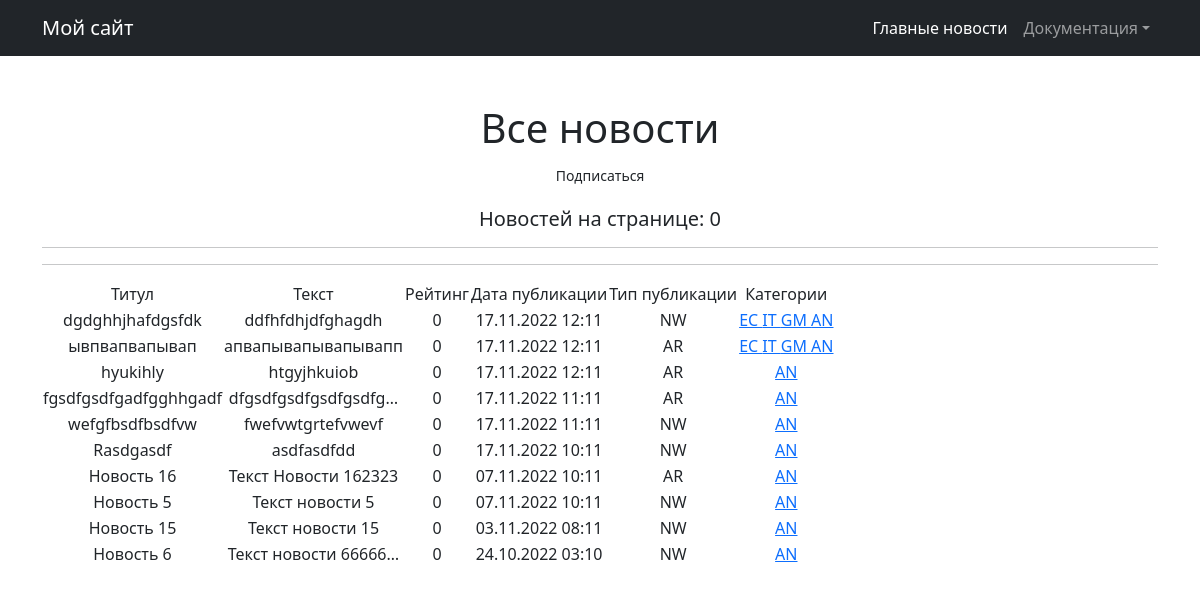
Screenshot of /news/categories/4 with the database file from the repository.
### new/models.py (models this page shows, shortened)
class Post(models.Model):
    author_post = models.ForeignKey(User, on_delete=models.CASCADE)
    NEWS = 'NW'
    ARTICLE = 'AR'
    CATEGORY_CHOICES =  (
        ( NEWS, 'НОВОСТЬ'),
        (ARTICLE, 'СТАТЬЯ')
    )
    categoryType = models.CharField(max_length=2, choices=CATEGORY_CHOICES, default=ARTICLE)
    dataCreation = models.DateTimeField(auto_now_add=True)
    postCategory = models.ManyToManyField(Category, through='PostCategory')
    title = models.CharField(max_length=128)
    text = models.TextField()
    rating = models.SmallIntegerField(default=0)

class Category(models.Model):
    name = models.CharField(max_length=64, unique=True)
    subscribers = models.ManyToManyField(User, related_name='categories')

### new/views.py (the view)
# urls.py: path('categories/<int:pk>', CategoryListView.as_view(), name='category_list'),
class CategoryListView(ListView):
    model = Post
    template_name = 'category_list.html'
    context_object_name = 'category_news_list'
    def get_queryset(self):
        self.post_category = get_object_or_404(Category, id=self.kwargs['pk'])
        queryset = Post.objects.filter(postCategory=self.post_category).order_by('-dataCreation')
        return queryset
    def get_context_data(self, **kwargs):
        context = super().get_context_data(**kwargs)
        context['is_not_subscriber'] = self.request.user not in self.post_category.subscribers.all()
        context['post_category'] = self.post_category
        return context

### templates/category_list.html (shortened to what this page needs)
{% extends 'flatpages/default.html' %}
{% block content %}
<h1>Все новости</h1>
{% if is_not_subscriber %}
<p class="text-center"><a href="{% url 'subscribe' post_category.id  %}"class="btn btn-sm">Подписаться</a></p>
{%endif%}
   <h5>Новостей на странице: {{ Post|length }}</h5>
    <hr>
   <hr>
   {% if category_news_list %}
       <table>
           <tr>
               <td>Титул</td>
               <td>Текст</td>
               <td>Рейтинг</td>
               <td>Дата публикации</td>
               <td>Тип публикации</td>
               <td>Категории</td>
           </tr>
           {% for Post in category_news_list  %}
           <tr>
               <td>{{ Post.title }}</td>
               <td>{{ Post.text|truncatechars:20 }}</td>
               <td>{{ Post.rating }}</td>
               <td>{{ Post.dataCreation|date:'d.m.Y h:m'}}</td>
               <td>{{ Post.categoryType}}</td>
               <td>
                   {% for category in Post.postCategory.all %}
                   <a href="{% url 'category_list' Post.id %}"> {{category.name}} </a>
                   {% endfor %}
               </td>
               <td>
                </td>
           </tr>
           {% endfor %}
       </table>
   {% else %}
       <h2>Новостей нет!</h2>
   {% endif %}
{% endblock content %}

### rows the page displays
Post: title "dgdghhjhafdgsfdk", text "ddfhfdhjdfghagdh", rating "0", dataCreation "17.11.2022 12:11", categoryType "NW"
Category: name "EC"
Category: name "IT"
Category: name "GM"
Category: name "AN"
Post: title "ывпвапвапывап", text "апвапывапывапывапп", rating "0", dataCreation "17.11.2022 12:11", categoryType "AR"
Post: title "hyukihly", text "htgyjhkuiob", rating "0", dataCreation "17.11.2022 12:11", categoryType "AR"
Post: title "fgsdfgsdfgadfgghhgadf", text "dfgsdfgsdfgsdfgsdfg…", rating "0", dataCreation "17.11.2022 11:11", categoryType "AR"
Post: title "wefgfbsdfbsdfvw", text "fwefvwtgrtefvwevf", rating "0", dataCreation "17.11.2022 11:11", categoryType "NW"
Post: title "Rasdgasdf", text "asdfasdfdd", rating "0", dataCreation "17.11.2022 10:11", categoryType "NW"
Post: title "Новость 16", text "Текст Новости 162323", rating "0", dataCreation "07.11.2022 10:11", categoryType "AR"
Post: title "Новость 5", text "Текст новости 5", rating "0", dataCreation "07.11.2022 10:11", categoryType "NW"
Post: title "Новость 15", text "Текст новости 15", rating "0", dataCreation "03.11.2022 08:11", categoryType "NW"
Post: title "Новость 6", text "Текст новости 66666…", rating "0", dataCreation "24.10.2022 03:10", categoryType "NW"

### other values shown
{{ Post|length }} "0"
